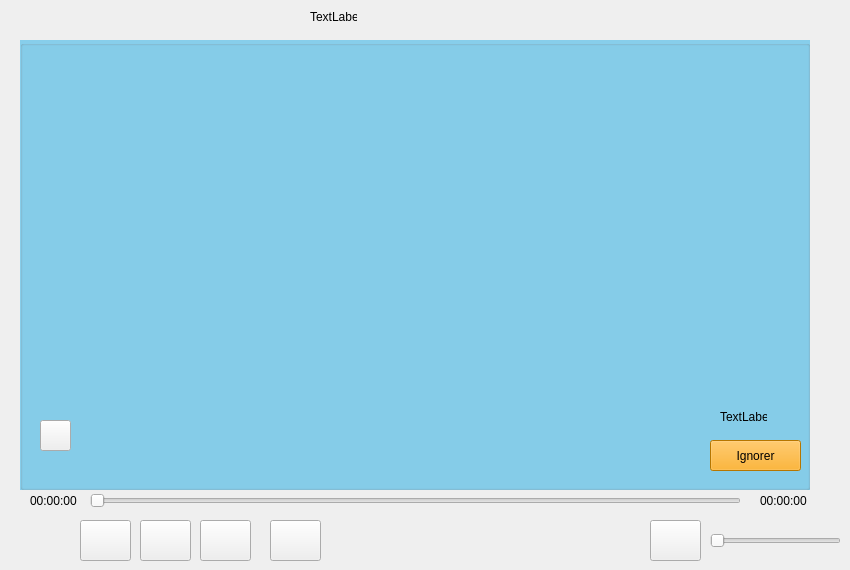
    <widget class="QWidget" name="tab_9">
     <attribute name="title">
      <string>Page</string>
     </attribute>
     <widget class="QGroupBox" name="groupBox_Video">
      <property name="geometry">
       <rect>
        <x>20</x>
        <y>40</y>
        <width>790</width>
        <height>450</height>
       </rect>
      </property>
      <property name="sizePolicy">
       <sizepolicy hsizetype="Expanding" vsizetype="Expanding">
        <horstretch>0</horstretch>
        <verstretch>0</verstretch>
       </sizepolicy>
      </property>
      <property name="minimumSize">
       <size>
        <width>0</width>
        <height>0</height>
       </size>
      </property>
      <property name="mouseTracking">
       <bool>false</bool>
      </property>
      <property name="layoutDirection">
       <enum>Qt::RightToLeft</enum>
      </property>
      <property name="autoFillBackground">
       <bool>false</bool>
      </property>
      <property name="styleSheet">
       <string notr="true">QGroupBox {
    background-color: skyblue;
}
</string>
      </property>
      <property name="title">
       <string/>
      </property>
      <widget class="QPushButton" name="pushButton_Favourite">
       <property name="geometry">
        <rect>
         <x>20</x>
         <y>380</y>
         <width>31</width>
         <height>31</height>
        </rect>
       </property>
       <property name="text">
        <string/>
       </property>
       <property name="autoDefault">
        <bool>false</bool>
       </property>
      </widget>
      <widget class="QPushButton" name="pushButton_Ignorer">
       <property name="geometry">
        <rect>
         <x>690</x>
         <y>400</y>
         <width>91</width>
         <height>31</height>
        </rect>
       </property>
       <property name="styleSheet">
        <string notr="true">QPushButton#pushButton_Ignorer {
    background-color: orange;
}
</string>
       </property>
       <property name="text">
        <string>Ignorer</string>
       </property>
      </widget>
      <widget class="QLabel" name="label_Chronometer">
       <property name="geometry">
        <rect>
         <x>700</x>
         <y>370</y>
         <width>47</width>
         <height>14</height>
        </rect>
       </property>
       <property name="text">
        <string>TextLabel</string>
       </property>
      </widget>
     </widget>
     <widget class="QSlider" name="horizontalSlider_Duration">
      <property name="geometry">
       <rect>
        <x>90</x>
        <y>490</y>
        <width>651</width>
        <height>22</height>
       </rect>
      </property>
      <property name="orientation">
       <enum>Qt::Horizontal</enum>
      </property>
     </widget>
     <widget class="QLabel" name="label_current_Time">
      <property name="geometry">
       <rect>
        <x>30</x>
        <y>490</y>
        <width>51</width>
        <height>21</height>
       </rect>
      </property>
      <property name="text">
       <string>00:00:00</string>
      </property>
     </widget>
     <widget class="QLabel" name="label_Total_Time">
      <property name="geometry">
       <rect>
        <x>760</x>
        <y>490</y>
        <width>51</width>
        <height>21</height>
       </rect>
      </property>
      <property name="text">
       <string>00:00:00</string>
      </property>
     </widget>
     <widget class="QPushButton" name="pushButton_Seek_Backward">
      <property name="geometry">
       <rect>
        <x>80</x>
        <y>520</y>
        <width>51</width>
        <height>41</height>
       </rect>
      </property>
      <property name="text">
       <string/>
      </property>
     </widget>
     <widget class="QPushButton" name="pushButton_Player_Pause">
      <property name="geometry">
       <rect>
        <x>140</x>
        <y>520</y>
        <width>51</width>
        <height>41</height>
       </rect>
      </property>
      <property name="text">
       <string/>
      </property>
     </widget>
     <widget class="QPushButton" name="pushButton_Stop">
      <property name="geometry">
       <rect>
        <x>200</x>
        <y>520</y>
        <width>51</width>
        <height>41</height>
       </rect>
      </property>
      <property name="text">
       <string/>
      </property>
     </widget>
     <widget class="QPushButton" name="pushButton_Seek_Forward">
      <property name="geometry">
       <rect>
        <x>270</x>
        <y>520</y>
        <width>51</width>
        <height>41</height>
       </rect>
      </property>
      <property name="text">
       <string/>
      </property>
     </widget>
     <widget class="QPushButton" name="pushButton_Volume">
      <property name="geometry">
       <rect>
        <x>650</x>
        <y>520</y>
        <width>51</width>
        <height>41</height>
       </rect>
      </property>
      <property name="text">
       <string/>
      </property>
     </widget>
     <widget class="QSlider" name="horizontalSlider_Volume">
      <property name="geometry">
       <rect>
        <x>710</x>
        <y>530</y>
        <width>131</width>
        <height>22</height>
       </rect>
      </property>
      <property name="orientation">
       <enum>Qt::Horizontal</enum>
      </property>
     </widget>
     <widget class="QLabel" name="label_TimeDate">
      <property name="geometry">
       <rect>
        <x>310</x>
        <y>10</y>
        <width>47</width>
        <height>14</height>
       </rect>
      </property>
      <property name="text">
       <string>TextLabel</string>
      </property>
     </widget>
    </widget>
